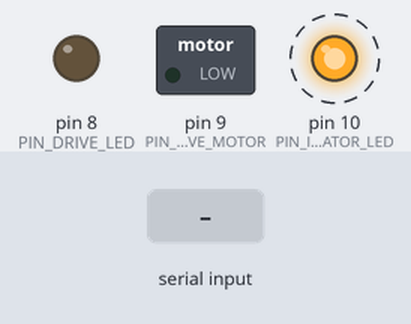
Bench run of a sketch on a simulated Arduino Uno, built with avr-gcc and run on an emulated ATmega328P. Shown: switched loads named in the sketch (green lamp = pin HIGH), output pins drawn as LEDs (lit = HIGH). Dashed ring = blinking. Inputs (shaded band) come from the test bench. What the sketch prints to the serial monitor is not drawn.

Above: at 1.2 s.
1.3 s: "90 45\n" received over Serial
3.5 s: "0\n" received over the second serial link
5.5 s: "1 90 45\n" received over Serial
Timing chart, 0 to 13.5 s (numbered marks = the images above; inputs shaded):
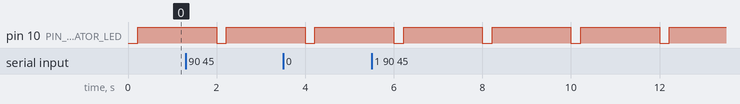

Measured:
- by itself, pin 10 (PIN_INDICATOR_LED): alternates HIGH for 1.8 s and LOW for 0.22 s

The sketch:

BTTrigger.ino
```cpp
#include <SoftwareSerial.h>
#include "pwm.hpp"

const char* VERSION = "1.0-dev";

const int PIN_BLUETOOTH_RX = 14;
const int PIN_BLUETOOTH_TX = 15;

const int PIN_DRIVE_LED = 8;
const int PIN_DRIVE_MOTOR = 9;
const int PIN_INDICATOR_LED = 10;

SoftwareSerial mySerial(PIN_BLUETOOTH_RX, PIN_BLUETOOTH_TX);

PWMDriver pwm_motor(PIN_DRIVE_MOTOR, 0, 30);
PWMDriver pwm_light(PIN_DRIVE_LED);

String inputString = "";         // a string to hold incoming data
boolean stringComplete = false;  // whether the string is complete
unsigned long lastCommand;

enum Mode {
  REMOTE, AUTO
};

struct State {
  int mode = Mode::REMOTE;
  int move = 0;
  int light = 0;

  bool blink_on = false;
} state;

struct Settings {
  // Drive
  int drive_deadPower = 95;

  // Communication
  int  comm_stateSendDelay = 1000;
  bool comm_idleSendState = false;
  int  comm_shutdownDelay = 500;

  // Blinker
  int blink_duty = 10;
  int blink_rate = 2000;

  // Autopilot settings
  int auto_turnMax = 100;
  int auto_reactionDelay = 5;
} settings;

int sign(int v) {
  return v == 0 ? 0 : (v < 0 ? -1 : 1);
}


void blink() {
  bool last_state = state.blink_on;
  if (settings.blink_rate == 0) {
    state.blink_on == true;
  } else {
    long cycle = millis() % settings.blink_rate;
    long phase = 100 * cycle / settings.blink_rate;

    state.blink_on = settings.blink_duty < phase;
  }

  // Only change when state changes and save 2 microseconds
  if (last_state ^ state.blink_on)
    digitalWrite(PIN_INDICATOR_LED, state.blink_on ? HIGH : LOW);
}

/**
 * Shutdown all activity
 */
void stop() {
  pwm_motor.set(0);
  pwm_light.set(0);
}

/**
 *  Apply the current state to the hardware.
 */
void execute() {
  pwm_motor.setDeadZone(settings.drive_deadPower);
  pwm_motor.set(state.move);

  pwm_light.set(state.light);
}

void sendState() {
  Serial.print("StateMTS: ");
  Serial.print(state.move);
  Serial.println();
}

void listAllParameters() {
  Serial.print("MAX_TIME_TO_IDLE ");
  Serial.println(-1);

  Serial.print("MAX_MESSAGE_LENGTH ");
  Serial.println(199);

  Serial.print("IDLE_BLINK_RATE ");
  Serial.println(settings.blink_rate);

  Serial.print("IDLE_DUTY_CYCLE ");
  Serial.println(settings.blink_duty);

  Serial.print("BT_BAUD_RATE ");
  Serial.println(9600);

  Serial.print("BT_PIN ");
  Serial.print(PIN_BLUETOOTH_RX);
  Serial.print(" ");
  Serial.println(PIN_BLUETOOTH_RX);
}

long lastStateUpdate = 0;
void processCommand(String command, String args) {
  if (command.compareTo("M") == 0) {
    int value = args.toInt();
    int out = map(value, 0, 100, 0, 255);
    state.move = out;
  }

  if (command.compareTo("L") == 0) {
    int value = args.toInt();
    int out = map(value, 0, 100, 0, 255);
    state.light = out;
  }

  if (command.compareTo("S") == 0) {
    // TODO: Change parameters
    listAllParameters();
  }

  if (command.compareTo("R") == 0) {
    // TODO: Factory reset
  }

  if (command.compareTo("V") == 0) {
    Serial.print("Version: ");
    Serial.println(VERSION);
  }

  // Send back the state.
  if (lastStateUpdate + settings.comm_stateSendDelay < millis()) {
    sendState();
    lastStateUpdate = millis();
  }
}

/*
 *  Process a line to a command.
 *  Input parameter is mutated in this function. Beware.
 */
void processLine(String s) {
  if (s.length() <= 1)
    return;

  s.trim();

  int toCommand = s.indexOf(' ');
  if (toCommand == -1) {
    String command = s.substring(0, s.length()-1);
    Serial.println("Command: " + command + " no args.");
    processCommand(command, "");
  }
  else {
    String command = s.substring(0, toCommand);
    String args = s.substring(toCommand + 1, s.length()-1);
    Serial.println("Command: " + command + " args: " + args);
    processCommand(command, args);
  }
}

/*
  SerialEvent occurs whenever a new data comes in the
 hardware serial RX.  This routine is run between each
 time loop() runs, so using delay inside loop can delay
 response.  Multiple bytes of data may be available.
 */
void serialEventX() {
  while (mySerial.available()) {
    // get the new byte:
    char inChar = (char)mySerial.read();
    // add it to the inputString:
    inputString += inChar;
    // if the incoming character is a newline, set a flag
    // so the main loop can do something about it:
    if (inChar == '\n') {
      stringComplete = true;
    }
  }
}

/*
  SerialEvent occurs whenever a new data comes in the
 hardware serial RX.  This routine is run between each
 time loop() runs, so using delay inside loop can delay
 response.  Multiple bytes of data may be available.
 */
void serialEvent() {
  while (Serial.available()) {
    // get the new byte:
    char inChar = (char)Serial.read();
    // add it to the inputString:
    inputString += inChar;
    // if the incoming character is a newline, set a flag
    // so the main loop can do something about it:
    if (inChar == '\n') {
      stringComplete = true;
    }
  }
}

void setup() {
  // initialize serial:
  // 15/14 + 9
  Serial.begin(9600);
  mySerial.begin(9600);

  // reserve 200 bytes for the inputString:
  inputString.reserve(200);

  // Connect to the Motor
  pinMode(PIN_DRIVE_MOTOR, OUTPUT);
  pinMode(PIN_DRIVE_LED, OUTPUT);
  pinMode(PIN_INDICATOR_LED, OUTPUT);

  // Timing
  lastCommand = millis();
}

void loop() {
  serialEvent();
  serialEventX();

  if (settings.comm_idleSendState &&
      (millis() - lastCommand > settings.comm_shutdownDelay) &&
      (state.mode == Mode::REMOTE)) {
    /// state.move = 0;
    lastCommand = millis();
    sendState();
  }

  execute();
  blink();

  // print the string when a newline arrives:
  if (stringComplete) {
    processLine(inputString);
    // clear the string:
    inputString = "";
    stringComplete = false;
  }
}
```

pwm.hpp
```cpp
#ifndef PWM_H_
#define PWM_H_

class PWMDriver {
  int m_pin;
  int m_value;
  int m_deadZone;

  public:
  /**
   * Attach the driver to a specified pin. With a default value.
   */
  PWMDriver(const int &pin, const int &value = 0, const int& deadZone = 0) {
    m_pin = pin;
    setDeadZone(deadZone);
  }

  void setDeadZone(const int &deadZone) {
    m_deadZone = constrain(deadZone, 0, 255);
  }

  void set(const int &value) {
    m_value = value == 0 ? 0 : map(value, 0, 255, m_deadZone, 255);
    update();
  }

  void update() {
    analogWrite(m_pin, m_value);
  }
};

#endif // PWM_H_
```
